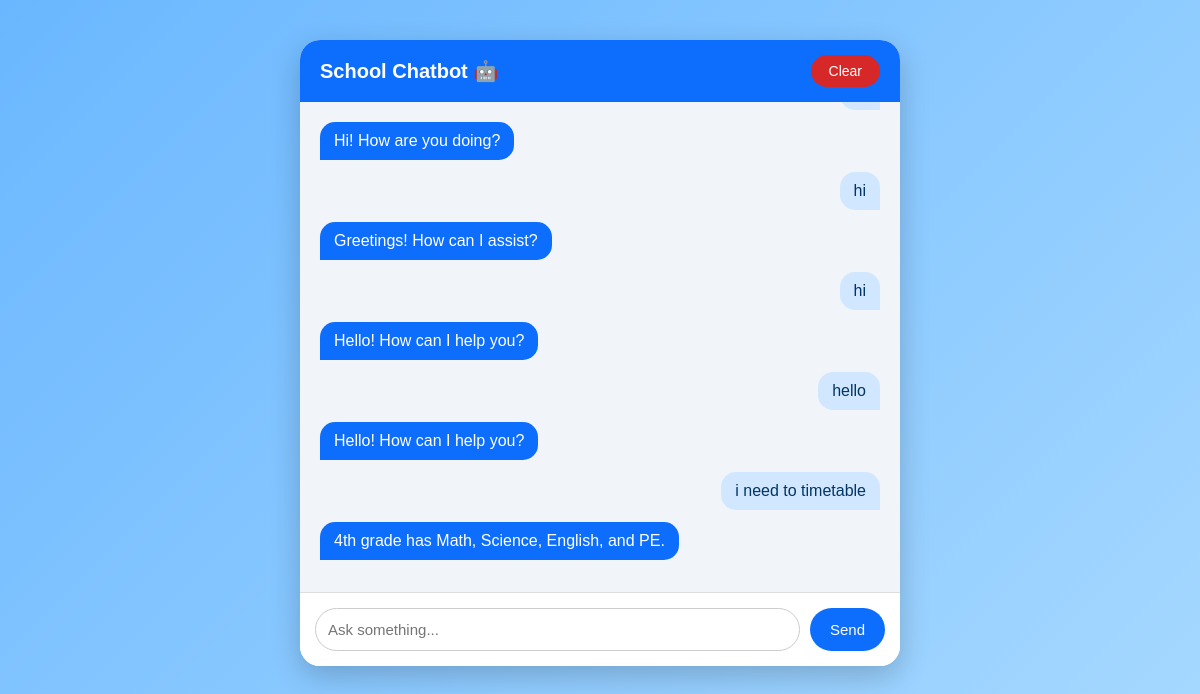
Page /chatbot/ on the earlier database version.
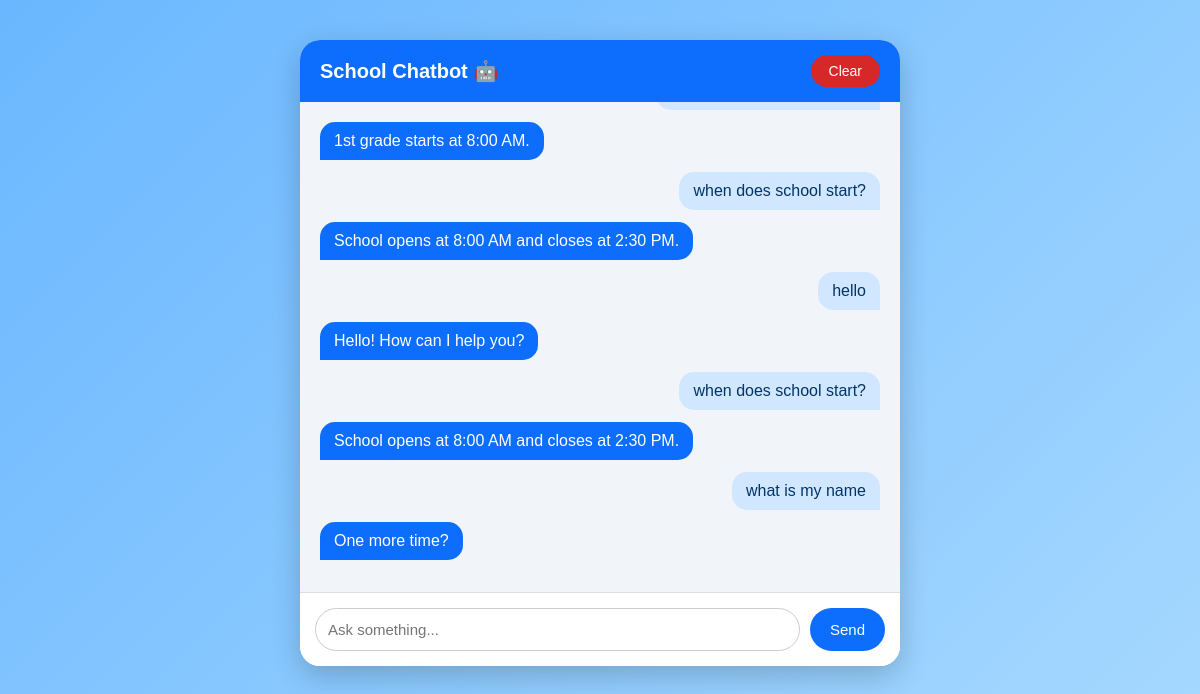
Same page on the later database version.
### chatbot/models.py (models this page shows, shortened)
class ChatMessage(models.Model):
    user_message = models.TextField()
    bot_response = models.TextField()
    created_at = models.DateTimeField(auto_now_add=True)

### chatbot/views.py (the view, shortened to what this page needs)
# urls.py: path('', views.chatbot_view, name='chatbot'),
def chatbot_view(request):
    response_text = ""
    chat_history = ChatMessage.objects.order_by('-created_at')[:20][::-1]
    return render(request, "chatbot/chatbot.html", {"chat_history": chat_history})

### chatbot/templates/chatbot/chatbot.html (shortened to what this page needs)
<!DOCTYPE html>
<html lang="en">
<head>
    {% load static %}
    <link rel="stylesheet" href="{% static 'css/style.css' %}">
</head>
<body>
<div class="chat-container">
    <div class="chat-header">
        <span>School Chatbot 🤖</span>
        <button id="clear-btn" class="clear-btn">Clear</button>
    </div>
    <div class="chat-box" id="chat-box">
        {% for chat in chat_history %}
            <div class="user-wrapper">
                <div class="user-msg">{{ chat.user_message }}</div>
            </div>
            <div class="bot-wrapper">
                <div class="bot-msg">{{ chat.bot_response }}</div>
            </div>
        {% endfor %}
    </div>
    <form method="POST" class="input-area">
        <input type="text" name="message" id="message-input" class="message-input" placeholder="Ask something..." required>
        <button class="send-btn">Send</button>
    </form>
</div>
</body>
</html>

### chatbot/static/css/style.css (style rules this page uses)
body { margin: 0; padding: 0; background: linear-gradient(135deg, #6ab7ff, #a5d8ff); font-family: Arial, sans-serif; }
.chat-container { max-width: 600px; margin: 40px auto; background: #ffffff; border-radius: 20px; box-shadow: 0 10px 30px rgba(0,0,0,0.2); overflow: hidden; }
.chat-header { background: #0d6efd; color: white; padding: 15px 20px; font-size: 20px; font-weight: bold; display: flex; justify-content: space-between; align-items: center; }
.clear-btn { background: #d62828; border: none; color: white; padding: 8px 18px; border-radius: 20px; font-size: 14px; cursor: pointer; transition: 0.3s; }
.chat-box { height: 450px; overflow-y: auto; padding: 20px; background: #f1f5f9; }
.user-wrapper { text-align: right; margin-bottom: 12px; }
.user-msg { display: inline-block; background: #d1e7ff; color: #003566; padding: 10px 14px; border-radius: 15px 15px 0 15px; max-width: 75%; }
.bot-wrapper { text-align: left; margin-bottom: 12px; }
.bot-msg { display: inline-block; background: #0d6efd; color: white; padding: 10px 14px; border-radius: 15px 15px 15px 0; max-width: 75%; }
.input-area { display: flex; padding: 15px; background: white; border-top: 1px solid #ddd; }
.message-input { flex: 1; padding: 12px; border-radius: 30px; border: 1px solid #ccc; outline: none; font-size: 15px; }
.send-btn { margin-left: 10px; background: #0d6efd; border: none; color: white; padding: 12px 20px; border-radius: 30px; cursor: pointer; font-size: 15px; transition: 0.3s; }

Differences in the rows shown:
no longer on this page (row unchanged): ChatMessage: bot_response "Hi! How are you doing?"
no longer on this page (row unchanged): ChatMessage: user_message "hi", bot_response "Greetings! How can I assist?"
no longer on this page (row unchanged): ChatMessage: user_message "hi", bot_response "Hello! How can I help you?"
no longer on this page (row unchanged): ChatMessage: user_message "i need to timetable", bot_response "4th grade has Math, Science, English, and PE."
added ChatMessage: bot_response "1st grade starts at 8:00 AM."
added ChatMessage: user_message "when does school start?", bot_response "School opens at 8:00 AM and closes at 2:30 PM."
added ChatMessage: user_message "when does school start?", bot_response "School opens at 8:00 AM and closes at 2:30 PM."
added ChatMessage: user_message "what is my name", bot_response "One more time?"
